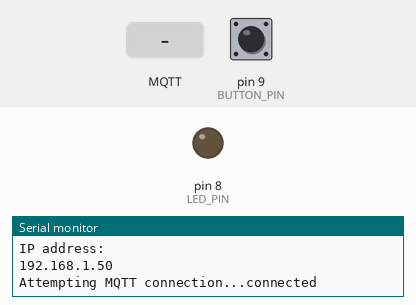
Simulated run of this sketch. Board: Arduino Mega 2560, built for the host (arithmetic inside an expression is 32-bit, double 64-bit). Parts: output pins drawn as LEDs (lit = HIGH), the last lines printed to the serial monitor. The test bench sets the inputs (shaded band); at power-on: pin 9 (BUTTON_PIN) HIGH. WiFi joins after 1.5 s; servers stay silent unless stated; no MQTT or app messages arrive unless stated.

Above: at 2.7 s.
2.8 s: MQTT message "1" arrives on the first subscribed topic
At 3.9 s:
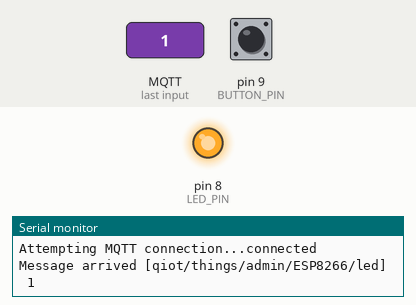
5.9 s: MQTT message "on" arrives on the first subscribed topic
At 6.3 s:
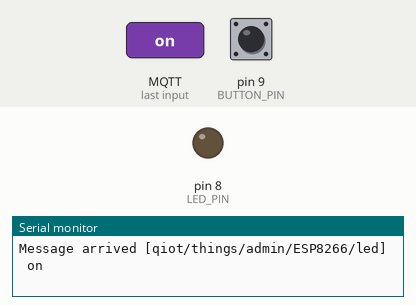
Timing chart, 0 to 8.9 s (numbered marks = the images above; inputs shaded):
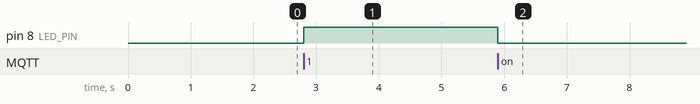

The sketch:

mqtt-esp8266-Wifiesp-example.ino
```cpp
#include "WiFiEsp.h"

#ifndef HAVE_HWSERIAL1
#include "SoftwareSerial.h"
SoftwareSerial Serial1(6, 7); // RX, TX
#endif

#include <PubSubClient.h>
#define BUTTON_PIN 9
#define LED_PIN 8


char* wifi_ssid = "TP-LINK_09ED";
char* wifi_password = "06188436";

char* mqtt_server = "172.17.28.48";
int mqtt_port = 21883;
char* mqtt_clientID = "ESP8266_1503489186_1";
char* mqtt_username = "7308624f-5630-48e6-9a82-26bb1754c5ff";
char* mqtt_password = "r:18962a95d258b34826bcc2812aada0ed";

char* mqtt_publish_topic = "qiot/things/admin/ESP8266/button";
char* mqtt_subscribe_topic = "qiot/things/admin/ESP8266/led";

WiFiEspClient espClient;
PubSubClient client(espClient);
int status = WL_IDLE_STATUS;     // the Wifi radio's status

void setup() {
  // initialize the LED pin as an output:
  pinMode(LED_PIN, OUTPUT);
  // initialize the pushbutton pin as an input:
  pinMode(BUTTON_PIN, INPUT_PULLUP);
  Serial.begin(115200);
  setup_wifi();
  client.setServer(mqtt_server, mqtt_port);
  client.setCallback(callback);
}

void setup_wifi() {

  // initialize serial for ESP module
  Serial1.begin(9600);
  // initialize ESP module
  WiFi.init(&Serial1);

  delay(10);
  // We start by connecting to a WiFi network
  Serial.println();
  Serial.print("Connecting to ");
  Serial.println(wifi_ssid);

  WiFi.begin(wifi_ssid, wifi_password);

  while (WiFi.status() != WL_CONNECTED) {
    delay(500);
    Serial.print(".");
  }

  Serial.println("");
  Serial.println("WiFi connected");
  Serial.println("IP address: ");
  Serial.println(WiFi.localIP());
}

void callback(char* topic, byte* payload, unsigned int length) {
  Serial.print("Message arrived [");
  Serial.print(topic);
  Serial.print("] ");
  for (int i = 0; i < length; i++) {
    Serial.print((char)payload[i]);
  }
  Serial.println();

  // Switch on the LED if an 1 was received as first character
  if ((char)payload[0] == '1') {
    digitalWrite(LED_PIN, HIGH);   // Turn the LED on
  } else {
    digitalWrite(LED_PIN, LOW);  // Turn the LED off
  }

}

void reconnect() {
  // Loop until we're reconnected
  while (!client.connected()) {
    Serial.print("Attempting MQTT connection...");
    // Attempt to connect
    if (client.connect(mqtt_clientID,mqtt_username,mqtt_password)) {
      Serial.println("connected");

      //Subscribe
      client.subscribe(mqtt_subscribe_topic);
    } else {
      Serial.print("failed, rc=");
      Serial.print(client.state());
      Serial.println(" try again in 5 seconds");
      // Wait 5 seconds before retrying
      delay(5000);
    }
  }
}

char msg[50];
int buttonState = 0;

void loop() {
  if (!client.connected()) {
    reconnect();
  }
  client.loop();
  if(!digitalRead(BUTTON_PIN) != buttonState){
    Serial.print(F("Publish message: "));
    String msg_a = "{\"value\":"+ String(buttonState) +"}";
    msg_a.toCharArray(msg, 50);
    Serial.println(msg);
    //Publish
    client.publish(mqtt_publish_topic, msg);
    buttonState = !digitalRead(BUTTON_PIN);
  }
}
```

Measured:
- after the input at 2.8 s, pin 8 (LED_PIN): LOW → HIGH at once
- after the input at 5.9 s, pin 8 (LED_PIN): HIGH → LOW at once
